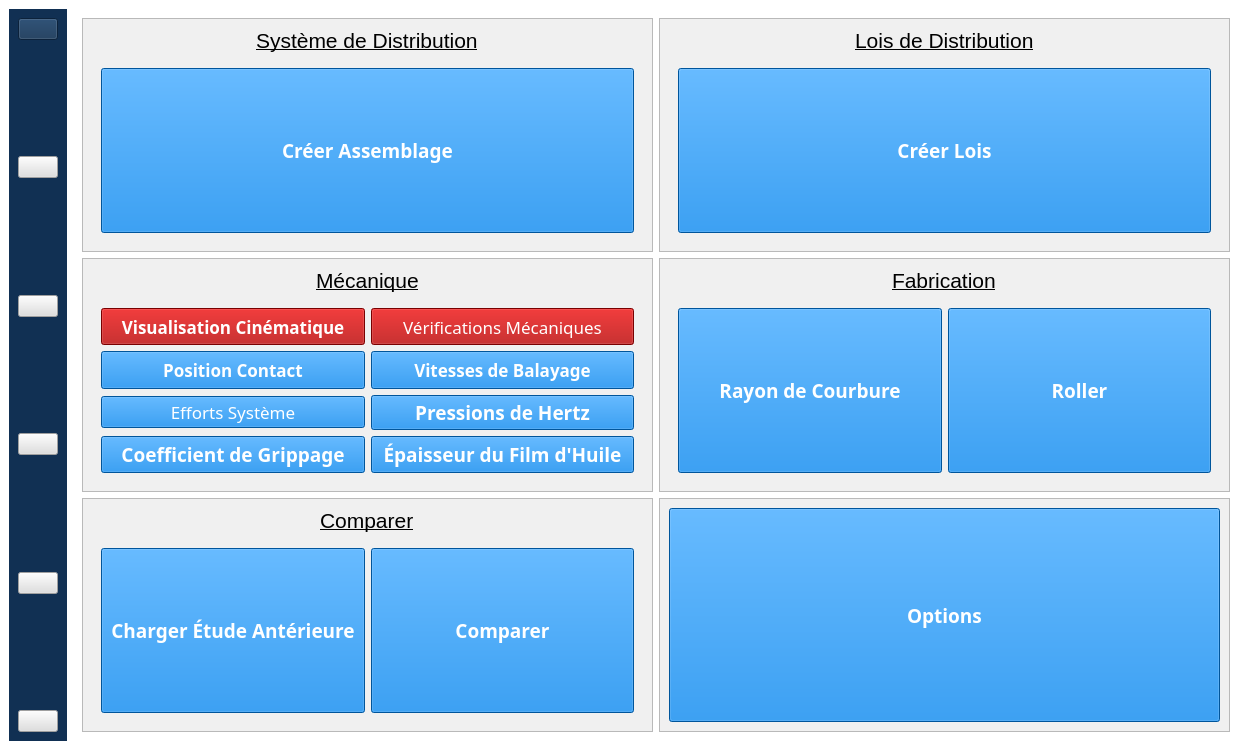
<?xml version="1.0" encoding="UTF-8"?>
<ui version="4.0">
 <class>MainWindow</class>
 <widget class="QMainWindow" name="MainWindow">
  <property name="geometry">
   <rect>
    <x>0</x>
    <y>0</y>
    <width>1248</width>
    <height>750</height>
   </rect>
  </property>
  <property name="sizePolicy">
   <sizepolicy hsizetype="Preferred" vsizetype="Preferred">
    <horstretch>0</horstretch>
    <verstretch>0</verstretch>
   </sizepolicy>
  </property>
  <property name="windowTitle">
   <string>SOTCAM - Accueil</string>
  </property>
  <property name="windowIcon">
   <iconset resource="resources/resources.qrc">
    <normaloff>:/icons/icons/oreca-logo.png</normaloff>:/icons/icons/oreca-logo.png</iconset>
  </property>
  <property name="styleSheet">
   <string notr="true">background-color: rgb(255, 255, 255);</string>
  </property>
  <widget class="QWidget" name="centralwidget">
   <layout class="QHBoxLayout" name="horizontalLayout">
    <item>
     <widget class="QFrame" name="leftMenuContainer">
      <property name="autoFillBackground">
       <bool>false</bool>
      </property>
      <property name="styleSheet">
       <string notr="true">background-color: rgb(17, 48, 83);</string>
      </property>
      <layout class="QVBoxLayout" name="verticalLayout">
       <item>
        <widget class="QPushButton" name="homeButton">
         <property name="styleSheet">
          <string notr="true">background-color: rgb(17, 48, 83);</string>
         </property>
         <property name="text">
          <string/>
         </property>
         <property name="icon">
          <iconset theme="applications-science" resource="resources/resources.qrc">
           <normaloff>:/icons/icons/oreca-logo_star.png</normaloff>:/icons/icons/oreca-logo_star.png</iconset>
         </property>
         <property name="iconSize">
          <size>
           <width>40</width>
           <height>40</height>
          </size>
         </property>
        </widget>
       </item>
       <item>
        <spacer name="verticalSpacer">
         <property name="orientation">
          <enum>Qt::Vertical</enum>
         </property>
         <property name="sizeHint" stdset="0">
          <size>
           <width>20</width>
           <height>20</height>
          </size>
         </property>
        </spacer>
       </item>
       <item>
        <widget class="QPushButton" name="newButton">
         <property name="styleSheet">
          <string notr="true">background-color: rgb(223, 223, 223);</string>
         </property>
         <property name="text">
          <string/>
         </property>
         <property name="icon">
          <iconset resource="resources/resources.qrc">
           <normaloff>:/icons/icons/plus-icon.svg</normaloff>:/icons/icons/plus-icon.svg</iconset>
         </property>
         <property name="iconSize">
          <size>
           <width>32</width>
           <height>32</height>
          </size>
         </property>
        </widget>
       </item>
       <item>
        <spacer name="verticalSpacer_2">
         <property name="orientation">
          <enum>Qt::Vertical</enum>
         </property>
         <property name="sizeHint" stdset="0">
          <size>
           <width>20</width>
           <height>20</height>
          </size>
         </property>
        </spacer>
       </item>
       <item>
        <widget class="QPushButton" name="openButton">
         <property name="styleSheet">
          <string notr="true">background-color: rgb(223, 223, 223);</string>
         </property>
         <property name="text">
          <string/>
         </property>
         <property name="icon">
          <iconset resource="resources/resources.qrc">
           <normaloff>:/icons/icons/folder-icon.svg</normaloff>:/icons/icons/folder-icon.svg</iconset>
         </property>
         <property name="iconSize">
          <size>
           <width>32</width>
           <height>32</height>
          </size>
         </property>
        </widget>
       </item>
       <item>
        <spacer name="verticalSpacer_3">
         <property name="orientation">
          <enum>Qt::Vertical</enum>
         </property>
         <property name="sizeHint" stdset="0">
          <size>
           <width>20</width>
           <height>20</height>
          </size>
         </property>
        </spacer>
       </item>
       <item>
        <widget class="QPushButton" name="saveButton">
         <property name="styleSheet">
          <string notr="true">background-color: rgb(223, 223, 223);</string>
         </property>
         <property name="text">
          <string/>
         </property>
         <property name="icon">
          <iconset resource="resources/resources.qrc">
           <normaloff>:/icons/icons/save-icon.svg</normaloff>:/icons/icons/save-icon.svg</iconset>
         </property>
         <property name="iconSize">
          <size>
           <width>32</width>
           <height>32</height>
          </size>
         </property>
        </widget>
       </item>
       <item>
        <spacer name="verticalSpacer_4">
         <property name="orientation">
          <enum>Qt::Vertical</enum>
         </property>
         <property name="sizeHint" stdset="0">
          <size>
           <width>20</width>
           <height>20</height>
          </size>
         </property>
        </spacer>
       </item>
       <item>
        <widget class="QPushButton" name="exportButton">
         <property name="styleSheet">
          <string notr="true">background-color: rgb(223, 223, 223);</string>
         </property>
         <property name="text">
          <string/>
         </property>
         <property name="icon">
          <iconset resource="resources/resources.qrc">
           <normaloff>:/icons/icons/table-icon.svg</normaloff>:/icons/icons/table-icon.svg</iconset>
         </property>
         <property name="iconSize">
          <size>
           <width>32</width>
           <height>32</height>
          </size>
         </property>
        </widget>
       </item>
       <item>
        <spacer name="verticalSpacer_5">
         <property name="orientation">
          <enum>Qt::Vertical</enum>
         </property>
         <property name="sizeHint" stdset="0">
          <size>
           <width>20</width>
           <height>20</height>
          </size>
         </property>
        </spacer>
       </item>
       <item>
        <widget class="QPushButton" name="helpButton">
         <property name="styleSheet">
          <string notr="true">background-color: rgb(223, 223, 223);</string>
         </property>
         <property name="text">
          <string/>
         </property>
         <property name="icon">
          <iconset resource="resources/resources.qrc">
           <normaloff>:/icons/icons/info-icon.svg</normaloff>:/icons/icons/info-icon.svg</iconset>
         </property>
         <property name="iconSize">
          <size>
           <width>32</width>
           <height>32</height>
          </size>
         </property>
        </widget>
       </item>
      </layout>
     </widget>
    </item>
    <item>
     <widget class="QWidget" name="mainContainer" native="true">
      <property name="sizePolicy">
       <sizepolicy hsizetype="Expanding" vsizetype="Preferred">
        <horstretch>0</horstretch>
        <verstretch>0</verstretch>
       </sizepolicy>
      </property>
      <layout class="QGridLayout" name="gridLayout">
       <item row="0" column="1">
        <widget class="QFrame" name="lawsFrame">
         <property name="styleSheet">
          <string notr="true">border-color: rgb(0, 0, 0);
background-color: rgb(240, 240, 240);</string>
         </property>
         <property name="frameShape">
          <enum>QFrame::StyledPanel</enum>
         </property>
         <property name="frameShadow">
          <enum>QFrame::Raised</enum>
         </property>
         <layout class="QVBoxLayout" name="lawsLayout">
          <item alignment="Qt::AlignHCenter|Qt::AlignTop">
           <widget class="QLabel" name="lawsLabel">
            <property name="font">
             <font>
              <pointsize>16</pointsize>
              <bold>false</bold>
              <underline>true</underline>
             </font>
            </property>
            <property name="text">
             <string>Lois de Distribution</string>
            </property>
           </widget>
          </item>
          <item>
           <widget class="QWidget" name="lawsSubContainer" native="true">
            <property name="sizePolicy">
             <sizepolicy hsizetype="Preferred" vsizetype="Preferred">
              <horstretch>0</horstretch>
              <verstretch>1</verstretch>
             </sizepolicy>
            </property>
            <layout class="QGridLayout" name="lawsSubLayout">
             <item row="0" column="0">
              <widget class="QPushButton" name="lawsButton">
               <property name="sizePolicy">
                <sizepolicy hsizetype="Preferred" vsizetype="Preferred">
                 <horstretch>0</horstretch>
                 <verstretch>0</verstretch>
                </sizepolicy>
               </property>
               <property name="font">
                <font>
                 <family>Segoe UI Semibold</family>
                 <pointsize>14</pointsize>
                 <bold>true</bold>
                </font>
               </property>
               <property name="styleSheet">
                <string notr="true">background-color: rgb(0, 119, 217);
color: rgb(255, 255, 255);</string>
               </property>
               <property name="text">
                <string>Créer Lois</string>
               </property>
              </widget>
             </item>
            </layout>
           </widget>
          </item>
         </layout>
        </widget>
       </item>
       <item row="0" column="0">
        <widget class="QFrame" name="assemblyFrame">
         <property name="styleSheet">
          <string notr="true">border-color: rgb(0, 0, 0);
background-color: rgb(240, 240, 240);</string>
         </property>
         <property name="frameShape">
          <enum>QFrame::StyledPanel</enum>
         </property>
         <property name="frameShadow">
          <enum>QFrame::Raised</enum>
         </property>
         <layout class="QVBoxLayout" name="assemblyLayout">
          <item alignment="Qt::AlignHCenter|Qt::AlignTop">
           <widget class="QLabel" name="assemblyDefinitionLabel">
            <property name="font">
             <font>
              <pointsize>16</pointsize>
              <bold>false</bold>
              <underline>true</underline>
             </font>
            </property>
            <property name="text">
             <string>Système de Distribution</string>
            </property>
           </widget>
          </item>
          <item>
           <widget class="QWidget" name="assemblySubContainer" native="true">
            <property name="sizePolicy">
             <sizepolicy hsizetype="Preferred" vsizetype="Preferred">
              <horstretch>0</horstretch>
              <verstretch>1</verstretch>
             </sizepolicy>
            </property>
            <layout class="QVBoxLayout" name="assemblySubLayout">
             <item>
              <widget class="QPushButton" name="assemblyButton">
               <property name="sizePolicy">
                <sizepolicy hsizetype="Preferred" vsizetype="Preferred">
                 <horstretch>0</horstretch>
                 <verstretch>0</verstretch>
                </sizepolicy>
               </property>
               <property name="font">
                <font>
                 <family>Segoe UI Semibold</family>
                 <pointsize>14</pointsize>
                 <bold>true</bold>
                </font>
               </property>
               <property name="styleSheet">
                <string notr="true">background-color: rgb(0, 119, 217);
color: rgb(255, 255, 255);</string>
               </property>
               <property name="text">
                <string>Créer Assemblage</string>
               </property>
              </widget>
             </item>
            </layout>
           </widget>
          </item>
         </layout>
        </widget>
       </item>
       <item row="1" column="0">
        <widget class="QFrame" name="mechanicContainer">
         <property name="styleSheet">
          <string notr="true">border-color: rgb(17, 48, 83);
background-color: rgb(240, 240, 240);</string>
         </property>
         <property name="frameShape">
          <enum>QFrame::StyledPanel</enum>
         </property>
         <property name="frameShadow">
          <enum>QFrame::Raised</enum>
         </property>
         <layout class="QVBoxLayout" name="mechanicLayout">
          <item alignment="Qt::AlignHCenter">
           <widget class="QLabel" name="mechanicLabel">
            <property name="font">
             <font>
              <pointsize>16</pointsize>
              <bold>false</bold>
              <underline>true</underline>
             </font>
            </property>
            <property name="text">
             <string>Mécanique</string>
            </property>
           </widget>
          </item>
          <item>
           <widget class="QWidget" name="mechanicSubContainer" native="true">
            <property name="sizePolicy">
             <sizepolicy hsizetype="Preferred" vsizetype="Preferred">
              <horstretch>0</horstretch>
              <verstretch>1</verstretch>
             </sizepolicy>
            </property>
            <layout class="QGridLayout" name="mechanicSubLayout">
             <item row="5" column="0">
              <widget class="QPushButton" name="pvButton">
               <property name="sizePolicy">
                <sizepolicy hsizetype="Preferred" vsizetype="Preferred">
                 <horstretch>0</horstretch>
                 <verstretch>0</verstretch>
                </sizepolicy>
               </property>
               <property name="font">
                <font>
                 <family>Segoe UI Semibold</family>
                 <pointsize>14</pointsize>
                 <bold>true</bold>
                </font>
               </property>
               <property name="styleSheet">
                <string notr="true">background-color: rgb(0, 119, 217);
color: rgb(255, 255, 255);</string>
               </property>
               <property name="text">
                <string>Coefficient de Grippage</string>
               </property>
              </widget>
             </item>
             <item row="1" column="1">
              <widget class="QPushButton" name="verificationButton">
               <property name="sizePolicy">
                <sizepolicy hsizetype="Preferred" vsizetype="Preferred">
                 <horstretch>0</horstretch>
                 <verstretch>0</verstretch>
                </sizepolicy>
               </property>
               <property name="font">
                <font>
                 <family>Segoe UI Semibold</family>
                 <pointsize>13</pointsize>
                 <bold>false</bold>
                </font>
               </property>
               <property name="styleSheet">
                <string notr="true">color: rgb(255, 255, 255);
background-color: rgb(170, 0, 0);</string>
               </property>
               <property name="text">
                <string>Vérifications Mécaniques</string>
               </property>
              </widget>
             </item>
             <item row="4" column="1">
              <widget class="QPushButton" name="hertzButton">
               <property name="sizePolicy">
                <sizepolicy hsizetype="Preferred" vsizetype="Preferred">
                 <horstretch>0</horstretch>
                 <verstretch>0</verstretch>
                </sizepolicy>
               </property>
               <property name="font">
                <font>
                 <family>Segoe UI Semibold</family>
                 <pointsize>14</pointsize>
                 <bold>true</bold>
                </font>
               </property>
               <property name="styleSheet">
                <string notr="true">background-color: rgb(0, 119, 217);
color: rgb(255, 255, 255);</string>
               </property>
               <property name="text">
                <string>Pressions de Hertz</string>
               </property>
              </widget>
             </item>
             <item row="1" column="0">
              <widget class="QPushButton" name="animationButton">
               <property name="sizePolicy">
                <sizepolicy hsizetype="Preferred" vsizetype="Preferred">
                 <horstretch>0</horstretch>
                 <verstretch>0</verstretch>
                </sizepolicy>
               </property>
               <property name="font">
                <font>
                 <family>Segoe UI Semibold</family>
                 <pointsize>13</pointsize>
                 <bold>true</bold>
                </font>
               </property>
               <property name="styleSheet">
                <string notr="true">color: rgb(255, 255, 255);
background-color: rgb(170, 0, 0);</string>
               </property>
               <property name="text">
                <string>Visualisation Cinématique</string>
               </property>
              </widget>
             </item>
             <item row="5" column="1">
              <widget class="QPushButton" name="lubricationButton">
               <property name="sizePolicy">
                <sizepolicy hsizetype="Preferred" vsizetype="Preferred">
                 <horstretch>0</horstretch>
                 <verstretch>0</verstretch>
                </sizepolicy>
               </property>
               <property name="font">
                <font>
                 <family>Segoe UI Semibold</family>
                 <pointsize>14</pointsize>
                 <bold>true</bold>
                </font>
               </property>
               <property name="styleSheet">
                <string notr="true">background-color: rgb(0, 119, 217);
color: rgb(255, 255, 255);</string>
               </property>
               <property name="text">
                <string>Épaisseur du Film d'Huile</string>
               </property>
              </widget>
             </item>
             <item row="4" column="0">
              <widget class="QPushButton" name="forceButton">
               <property name="font">
                <font>
                 <family>Segoe UI Semibold</family>
                 <pointsize>13</pointsize>
                 <bold>false</bold>
                </font>
               </property>
               <property name="styleSheet">
                <string notr="true">color: rgb(255, 255, 255);
background-color: rgb(0, 119, 217);</string>
               </property>
               <property name="text">
                <string>Efforts Système</string>
               </property>
              </widget>
             </item>
             <item row="2" column="0">
              <widget class="QPushButton" name="contactposButton">
               <property name="sizePolicy">
                <sizepolicy hsizetype="Preferred" vsizetype="Preferred">
                 <horstretch>0</horstretch>
                 <verstretch>0</verstretch>
                </sizepolicy>
               </property>
               <property name="font">
                <font>
                 <family>Segoe UI Semibold</family>
                 <pointsize>13</pointsize>
                 <bold>true</bold>
                </font>
               </property>
               <property name="styleSheet">
                <string notr="true">background-color: rgb(0, 119, 217);
color: rgb(255, 255, 255);</string>
               </property>
               <property name="text">
                <string>Position Contact</string>
               </property>
              </widget>
             </item>
             <item row="2" column="1">
              <widget class="QPushButton" name="slidingspeedButton">
               <property name="sizePolicy">
                <sizepolicy hsizetype="Preferred" vsizetype="Preferred">
                 <horstretch>0</horstretch>
                 <verstretch>0</verstretch>
                </sizepolicy>
               </property>
               <property name="font">
                <font>
                 <family>Segoe UI Semibold</family>
                 <pointsize>13</pointsize>
                 <bold>true</bold>
                </font>
               </property>
               <property name="styleSheet">
                <string notr="true">background-color: rgb(0, 119, 217);
color: rgb(255, 255, 255);</string>
               </property>
               <property name="text">
                <string>Vitesses de Balayage</string>
               </property>
              </widget>
             </item>
            </layout>
           </widget>
          </item>
         </layout>
        </widget>
       </item>
       <item row="2" column="1">
        <widget class="QFrame" name="settingsFrame">
         <property name="styleSheet">
          <string notr="true">border-color: rgb(17, 48, 83);
background-color: rgb(240, 240, 240);</string>
         </property>
         <property name="frameShape">
          <enum>QFrame::StyledPanel</enum>
         </property>
         <property name="frameShadow">
          <enum>QFrame::Raised</enum>
         </property>
         <layout class="QGridLayout" name="settingsLayout">
          <item row="0" column="0">
           <widget class="QPushButton" name="optionButton">
            <property name="sizePolicy">
             <sizepolicy hsizetype="Minimum" vsizetype="Preferred">
              <horstretch>0</horstretch>
              <verstretch>0</verstretch>
             </sizepolicy>
            </property>
            <property name="font">
             <font>
              <family>Segoe UI Semibold</family>
              <pointsize>14</pointsize>
              <bold>true</bold>
             </font>
            </property>
            <property name="styleSheet">
             <string notr="true">background-color: rgb(0, 119, 217);
color: rgb(255, 255, 255);</string>
            </property>
            <property name="text">
             <string>Options</string>
            </property>
           </widget>
          </item>
         </layout>
        </widget>
       </item>
       <item row="1" column="1">
        <widget class="QFrame" name="manufacturingFrame">
         <property name="styleSheet">
          <string notr="true">border-color: rgb(17, 48, 83);
background-color: rgb(240, 240, 240);</string>
         </property>
         <property name="frameShape">
          <enum>QFrame::StyledPanel</enum>
         </property>
         <property name="frameShadow">
          <enum>QFrame::Raised</enum>
         </property>
         <layout class="QVBoxLayout" name="manufacturingLayout">
          <item alignment="Qt::AlignHCenter|Qt::AlignTop">
           <widget class="QLabel" name="manufacturingLabel">
            <property name="font">
             <font>
              <pointsize>16</pointsize>
              <bold>false</bold>
              <underline>true</underline>
             </font>
            </property>
            <property name="text">
             <string>Fabrication</string>
            </property>
           </widget>
          </item>
          <item>
           <widget class="QWidget" name="manufacturingSubContainer" native="true">
            <property name="sizePolicy">
             <sizepolicy hsizetype="Preferred" vsizetype="Preferred">
              <horstretch>0</horstretch>
              <verstretch>1</verstretch>
             </sizepolicy>
            </property>
            <layout class="QGridLayout" name="manufacturingSubLayout">
             <item row="0" column="0">
              <widget class="QPushButton" name="curvatureButton">
               <property name="sizePolicy">
                <sizepolicy hsizetype="Preferred" vsizetype="Preferred">
                 <horstretch>0</horstretch>
                 <verstretch>0</verstretch>
                </sizepolicy>
               </property>
               <property name="font">
                <font>
                 <family>Segoe UI Semibold</family>
                 <pointsize>14</pointsize>
                 <bold>true</bold>
                </font>
               </property>
               <property name="styleSheet">
                <string notr="true">background-color: rgb(0, 119, 217);
color: rgb(255, 255, 255);</string>
               </property>
               <property name="text">
                <string>Rayon de Courbure</string>
               </property>
              </widget>
             </item>
             <item row="0" column="1">
              <widget class="QPushButton" name="rollerButton">
               <property name="sizePolicy">
                <sizepolicy hsizetype="Preferred" vsizetype="Preferred">
                 <horstretch>0</horstretch>
                 <verstretch>0</verstretch>
                </sizepolicy>
               </property>
               <property name="font">
                <font>
                 <family>Segoe UI Semibold</family>
                 <pointsize>14</pointsize>
                 <bold>true</bold>
                </font>
               </property>
               <property name="styleSheet">
                <string notr="true">background-color: rgb(0, 119, 217);
color: rgb(255, 255, 255);</string>
               </property>
               <property name="text">
                <string>Roller</string>
               </property>
              </widget>
             </item>
            </layout>
           </widget>
          </item>
         </layout>
        </widget>
       </item>
       <item row="2" column="0">
        <widget class="QFrame" name="compareFrame">
         <property name="styleSheet">
          <string notr="true">border-color: rgb(17, 48, 83);
background-color: rgb(240, 240, 240);</string>
         </property>
         <property name="frameShape">
          <enum>QFrame::StyledPanel</enum>
         </property>
         <property name="frameShadow">
          <enum>QFrame::Raised</enum>
         </property>
         <layout class="QVBoxLayout" name="compareLayout">
          <item alignment="Qt::AlignHCenter|Qt::AlignTop">
           <widget class="QLabel" name="compareLabel">
            <property name="font">
             <font>
              <pointsize>16</pointsize>
              <bold>false</bold>
              <underline>true</underline>
             </font>
            </property>
            <property name="text">
             <string>Comparer</string>
            </property>
           </widget>
          </item>
          <item>
           <widget class="QWidget" name="compareWidget" native="true">
            <property name="sizePolicy">
             <sizepolicy hsizetype="Preferred" vsizetype="Preferred">
              <horstretch>0</horstretch>
              <verstretch>1</verstretch>
             </sizepolicy>
            </property>
            <layout class="QHBoxLayout" name="compareSubLayout">
             <item>
              <widget class="QPushButton" name="loadStudyButton">
               <property name="sizePolicy">
                <sizepolicy hsizetype="Minimum" vsizetype="Preferred">
                 <horstretch>0</horstretch>
                 <verstretch>0</verstretch>
                </sizepolicy>
               </property>
               <property name="font">
                <font>
                 <family>Segoe UI Semibold</family>
                 <pointsize>14</pointsize>
                 <bold>true</bold>
                </font>
               </property>
               <property name="styleSheet">
                <string notr="true">background-color: rgb(0, 119, 217);
color: rgb(255, 255, 255);</string>
               </property>
               <property name="text">
                <string>Charger Étude Antérieure</string>
               </property>
              </widget>
             </item>
             <item>
              <widget class="QPushButton" name="compareButton">
               <property name="sizePolicy">
                <sizepolicy hsizetype="Minimum" vsizetype="Preferred">
                 <horstretch>0</horstretch>
                 <verstretch>0</verstretch>
                </sizepolicy>
               </property>
               <property name="font">
                <font>
                 <family>Segoe UI Semibold</family>
                 <pointsize>14</pointsize>
                 <bold>true</bold>
                </font>
               </property>
               <property name="styleSheet">
                <string notr="true">background-color: rgb(0, 119, 217);
color: rgb(255, 255, 255);</string>
               </property>
               <property name="text">
                <string>Comparer</string>
               </property>
              </widget>
             </item>
            </layout>
           </widget>
          </item>
         </layout>
        </widget>
       </item>
      </layout>
     </widget>
    </item>
   </layout>
  </widget>
  <action name="actionOpenCameDialog">
   <property name="text">
    <string>OpenCameDialog</string>
   </property>
   <property name="menuRole">
    <enum>QAction::NoRole</enum>
   </property>
  </action>
 </widget>
 <resources>
  <include location="resources/resources.qrc"/>
 </resources>
 <connections/>
</ui>
